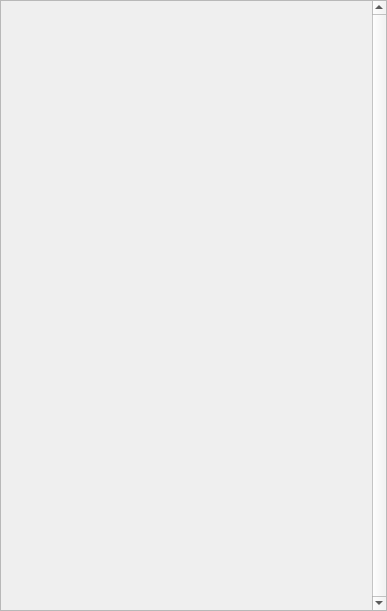
<?xml version="1.0" encoding="UTF-8"?>
<ui version="4.0">
 <class>widget</class>
 <widget class="QWidget" name="widget">
  <property name="geometry">
   <rect>
    <x>0</x>
    <y>0</y>
    <width>387</width>
    <height>611</height>
   </rect>
  </property>
  <property name="windowTitle">
   <string>Visionneuse Photo</string>
  </property>
  <layout class="QVBoxLayout" name="verticalLayout">
   <property name="spacing">
    <number>0</number>
   </property>
   <property name="leftMargin">
    <number>0</number>
   </property>
   <property name="topMargin">
    <number>0</number>
   </property>
   <property name="rightMargin">
    <number>0</number>
   </property>
   <property name="bottomMargin">
    <number>0</number>
   </property>
   <item>
    <widget class="QScrollArea" name="scrollArea">
     <property name="sizePolicy">
      <sizepolicy hsizetype="Expanding" vsizetype="Expanding">
       <horstretch>0</horstretch>
       <verstretch>0</verstretch>
      </sizepolicy>
     </property>
     <property name="frameShadow">
      <enum>QFrame::Sunken</enum>
     </property>
     <property name="lineWidth">
      <number>0</number>
     </property>
     <property name="verticalScrollBarPolicy">
      <enum>Qt::ScrollBarAlwaysOn</enum>
     </property>
     <property name="horizontalScrollBarPolicy">
      <enum>Qt::ScrollBarAlwaysOff</enum>
     </property>
     <property name="widgetResizable">
      <bool>true</bool>
     </property>
     <widget class="QWidget" name="scrollWidget">
      <property name="geometry">
       <rect>
        <x>0</x>
        <y>0</y>
        <width>368</width>
        <height>609</height>
       </rect>
      </property>
      <layout class="QGridLayout" name="gridLayout">
       <property name="sizeConstraint">
        <enum>QLayout::SetNoConstraint</enum>
       </property>
       <property name="leftMargin">
        <number>0</number>
       </property>
       <property name="topMargin">
        <number>0</number>
       </property>
       <property name="rightMargin">
        <number>0</number>
       </property>
       <property name="bottomMargin">
        <number>0</number>
       </property>
       <property name="spacing">
        <number>0</number>
       </property>
       <item row="0" column="0">
        <layout class="QGridLayout" name="images">
         <property name="sizeConstraint">
          <enum>QLayout::SetNoConstraint</enum>
         </property>
         <property name="spacing">
          <number>0</number>
         </property>
         <item row="1" column="0">
          <widget class="QLabel" name="label">
           <property name="text">
            <string/>
           </property>
          </widget>
         </item>
        </layout>
       </item>
      </layout>
     </widget>
    </widget>
   </item>
  </layout>
 </widget>
 <resources/>
 <connections/>
</ui>
